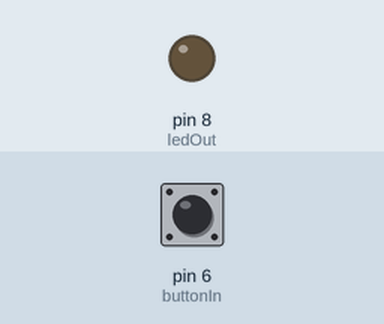
Recording of a sketch running on a simulated Arduino Uno, built with avr-gcc and run on an emulated ATmega328P. On the bench: output pins drawn as LEDs (lit = HIGH). Inputs (shaded band) come from the test bench; at power-on: pin 6 (buttonIn) LOW.

Above: at 1.2 s.
1.3 s: pin 6 (buttonIn) pulled HIGH for 0.15 s
At 1.37 s:
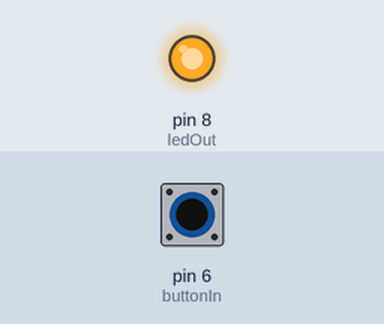
2.9 s: pin 6 (buttonIn) pulled HIGH for 3.2 s
At 6.6 s:
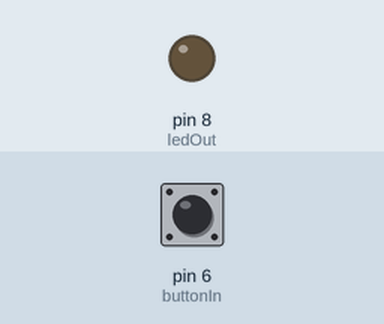
Timing chart, 0 to 8.1 s (numbered marks = the images above; inputs shaded):
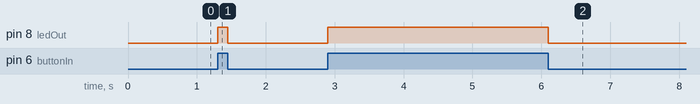

The sketch:

sketch_jan30a.ino
```cpp
int ledOut = 8;
int buttonIn = 6;

void setup() {
  // put your setup code here, to run once:
  pinMode(ledOut, OUTPUT); //LED핀 출력으로 설정
  pinMode(buttonIn, INPUT); //버튼 핀 입력으로 설정
}

void loop() {
  // put your main code here, to run repeatedly:

  int buttonState= digitalRead(buttonIn); //버튼 상태 읽기
  digitalWrite(ledOut, buttonState); //버튼 상태에 따라 LED on/off
}
```

Measured:
- after the input at 1.3 s, pin 8 (ledOut): LOW → HIGH at once, → LOW 0.15 s later
- after the input at 2.9 s, pin 8 (ledOut): LOW → HIGH at once, → LOW 3.2 s later
